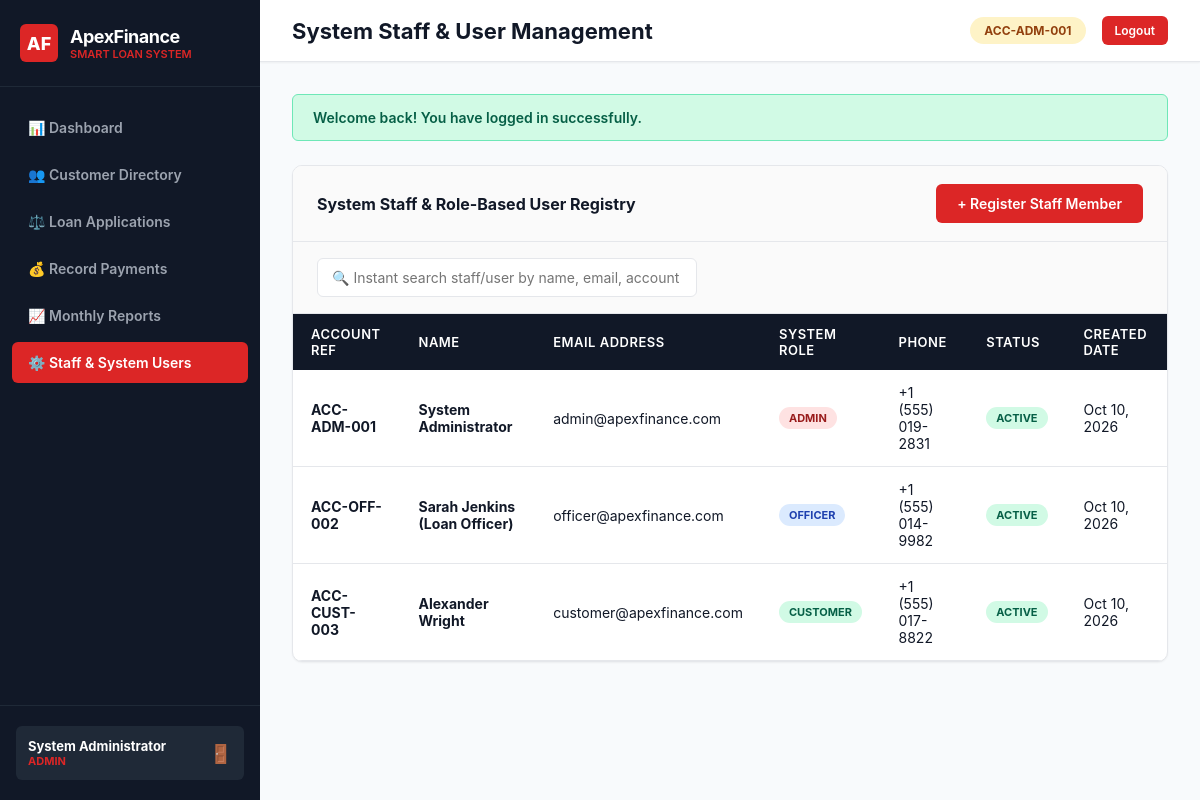
/users.php (signed in), run on the app's committed database.
### tables this page shows
CREATE TABLE IF NOT EXISTS `users` (
  `id` INT UNSIGNED AUTO_INCREMENT PRIMARY KEY,
  `account_number` VARCHAR(20) NOT NULL UNIQUE,
  `name` VARCHAR(100) NOT NULL,
  `email` VARCHAR(150) NOT NULL UNIQUE,
  `password_hash` VARCHAR(255) NOT NULL,
  `role` ENUM('admin', 'officer', 'customer') NOT NULL DEFAULT 'customer',
  `phone` VARCHAR(20) DEFAULT NULL,
  `national_id` VARCHAR(50) DEFAULT NULL,
  `address` TEXT DEFAULT NULL,
  `occupation` VARCHAR(100) DEFAULT NULL,
  `monthly_income` DECIMAL(12,2) DEFAULT 0.00,
  `status` ENUM('active', 'inactive', 'suspended') NOT NULL DEFAULT 'active',
  `created_at` TIMESTAMP DEFAULT CURRENT_TIMESTAMP,
  `updated_at` TIMESTAMP DEFAULT CURRENT_TIMESTAMP ON UPDATE CURRENT_TIMESTAMP,
  INDEX `idx_role` (`role`),
  INDEX `idx_email` (`email`),
  INDEX `idx_status` (`status`)
);

### core/Auth.php (called while the page is built, shortened)
<?php
require_once __DIR__ . '/../config/database.php';
require_once __DIR__ . '/Helpers.php';
class Auth {
    public static function user(): ?array {
        return $_SESSION['user'] ?? null;
    }
    public static function role(): ?string {
        return $_SESSION['user']['role'] ?? null;
    }
}

### core/Helpers.php (called while the page is built, shortened)
<?php
function e($value): string {
    return htmlspecialchars((string)$value, ENT_QUOTES | ENT_SUBSTITUTE, 'UTF-8');
}
function formatDate($dateStr, $format = 'M d, Y'): string {
    $timestamp = strtotime($dateStr);
    return $timestamp ? date($format, $timestamp) : 'N/A';
}
function getFlash(string $type): ?string {
    if (isset($_SESSION['flash'][$type])) {
        $msg = $_SESSION['flash'][$type];
        return $msg;
    }
    return null;
}
function hasFlash(string $type): bool {
    return isset($_SESSION['flash'][$type]);
}

### users.php (the view, shortened to what this page needs)
<?php
require_once __DIR__ . '/core/Auth.php';
require_once __DIR__ . '/core/CSRF.php';
require_once __DIR__ . '/core/Helpers.php';
$db = DatabaseConnection::getInstance();
$allUsers = $db->query("SELECT id, account_number, name, email, role, phone, status, created_at FROM users ORDER BY created_at DESC")->fetchAll();
include __DIR__ . '/views/layouts/header.php';
?>
<div class="panel">
  <div class="panel-header">
    <div class="panel-title">System Staff & Role-Based User Registry</div>
    <button class="btn btn-primary" onclick="openModal('addStaffModal')">+ Register Staff Member</button>
  </div>
  <div style="padding: 16px 24px; background: #FAFAFA; border-bottom: 1px solid var(--border-light);">
    <input type="text" data-table-search="usersTable" class="form-control" placeholder="🔍 Instant search staff/user by name, email, account no..." style="max-width: 380px;">
  </div>
  <div style="overflow-x: auto;">
    <table class="data-table" id="usersTable">
      <thead>
        <tr>
          <th>Account Ref</th>
          <th>Name</th>
          <th>Email Address</th>
          <th>System Role</th>
          <th>Phone</th>
          <th>Status</th>
          <th>Created Date</th>
        </tr>
      </thead>
      <tbody>
        <?php foreach ($allUsers as $u): ?>
          <tr>
            <td><strong><?= e($u['account_number']) ?></strong></td>
            <td><strong><?= e($u['name']) ?></strong></td>
            <td><?= e($u['email']) ?></td>
            <td>
              <span class="badge badge-<?= match($u['role']) { 'admin' => 'overdue', 'officer' => 'disbursed', default => 'paid' } ?>">
                <?= strtoupper(e($u['role'])) ?>
              </span>
            </td>
            <td><?= e($u['phone'] ?? 'N/A') ?></td>
            <td><span class="badge badge-paid"><?= strtoupper(e($u['status'])) ?></span></td>
            <td><?= formatDate($u['created_at']) ?></td>
          </tr>
        <?php endforeach; ?>
      </tbody>
    </table>
  </div>
</div>
<?php include __DIR__ . '/views/layouts/footer.php'; ?>

### views/layouts/header.php (shortened to what this page needs)
<?php
require_once __DIR__ . '/../../core/Auth.php';
require_once __DIR__ . '/../../core/Helpers.php';
$user = Auth::user();
$currentRole = Auth::role();
$currentPage = basename($_SERVER['PHP_SELF']);
?>
<!DOCTYPE html>
<html lang="en">
<head>
  <link rel="stylesheet" href="<?= APP_URL ?>/assets/css/style.css">
</head>
<body>
  <div class="app-wrapper">
    <aside class="sidebar">
      <div class="sidebar-header">
        <div class="brand-badge">AF</div>
        <div>
          <div class="brand-title">ApexFinance</div>
          <div class="brand-subtitle">Smart Loan System</div>
        </div>
      </div>
      <nav class="sidebar-nav">
        <a href="<?= APP_URL ?>/dashboard.php" class="nav-item <?= $currentPage === 'dashboard.php' ? 'active' : '' ?>">
          📊 Dashboard
        </a>
        <?php if ($currentRole === 'officer' || $currentRole === 'admin'): ?>
          <a href="<?= APP_URL ?>/customers.php" class="nav-item <?= $currentPage === 'customers.php' ? 'active' : '' ?>">
            👥 Customer Directory
          </a>
          <a href="<?= APP_URL ?>/loans.php" class="nav-item <?= $currentPage === 'loans.php' ? 'active' : '' ?>">
            ⚖️ Loan Applications
          </a>
          <a href="<?= APP_URL ?>/payments.php" class="nav-item <?= $currentPage === 'payments.php' ? 'active' : '' ?>">
            💰 Record Payments
          </a>
          <a href="<?= APP_URL ?>/reports.php" class="nav-item <?= $currentPage === 'reports.php' ? 'active' : '' ?>">
            📈 Monthly Reports
          </a>
        <?php endif; ?>
        <?php if ($currentRole === 'admin'): ?>
          <a href="<?= APP_URL ?>/users.php" class="nav-item <?= $currentPage === 'users.php' ? 'active' : '' ?>">
            ⚙️ Staff & System Users
          </a>
        <?php endif; ?>
      </nav>
      <div class="sidebar-footer">
        <div class="user-pill">
          <div>
            <div style="color:#FFF; font-weight:700;"><?= e($user['name']) ?></div>
            <div style="font-size:11px; text-transform:uppercase; color:#DC2626; font-weight:700;"><?= e($user['role']) ?></div>
          </div>
          <a href="<?= APP_URL ?>/logout.php" style="color:#9CA3AF; text-decoration:none; font-size:18px;" title="Logout">🚪</a>
        </div>
      </div>
    </aside>
    <main class="main-content">
      <header class="topbar">
        <div class="topbar-title">
          <?= match($currentPage) {
            'dashboard.php' => 'Overview Dashboard',
            'loans.php'     => 'Loan Management & Applications',
            'payments.php'  => 'Payment Records & Collection',
            'customers.php' => 'Customer Directory & Search',
            'reports.php'   => 'Monthly Loan & Collection Reports',
            'profile.php'   => 'Customer Profile',
            'users.php'     => 'System Staff & User Management',
            default         => 'ApexFinance System'
          } ?>
        </div>
        <div style="display:flex; align-items:center; gap:16px;">
          <span class="badge badge-pending" style="font-size:12px; padding:6px 14px;">
            <?= e($user['account_number']) ?>
          </span>
          <a href="<?= APP_URL ?>/logout.php" class="btn btn-primary btn-sm">Logout</a>
        </div>
      </header>
      <div class="content-body">
        <?php if (hasFlash('success')): ?>
          <div class="alert alert-success"><?= getFlash('success') ?></div>
        <?php endif; ?>

### views/layouts/footer.php (shortened to what this page needs)
      </div>
    </main>
  </div>
</body>
</html>

### data on the page
users: name "System Administrator", role "ADMIN", account_number "ACC-ADM-001", email "admin@apexfinance.com", phone "+1 (555) 019-2831", status "ACTIVE", created_at "Oct 10, 2026"
users: account_number "ACC-OFF-002", name "Sarah Jenkins (Loan Officer)", email "officer@apexfinance.com", role "OFFICER", phone "+1 (555) 014-9982", status "ACTIVE", created_at "Oct 10, 2026"
users: account_number "ACC-CUST-003", name "Alexander Wright", email "customer@apexfinance.com", role "CUSTOMER", phone "+1 (555) 017-8822", status "ACTIVE", created_at "Oct 10, 2026"

### other printed values
getFlash('success') "Welcome back! You have logged in successfully."
